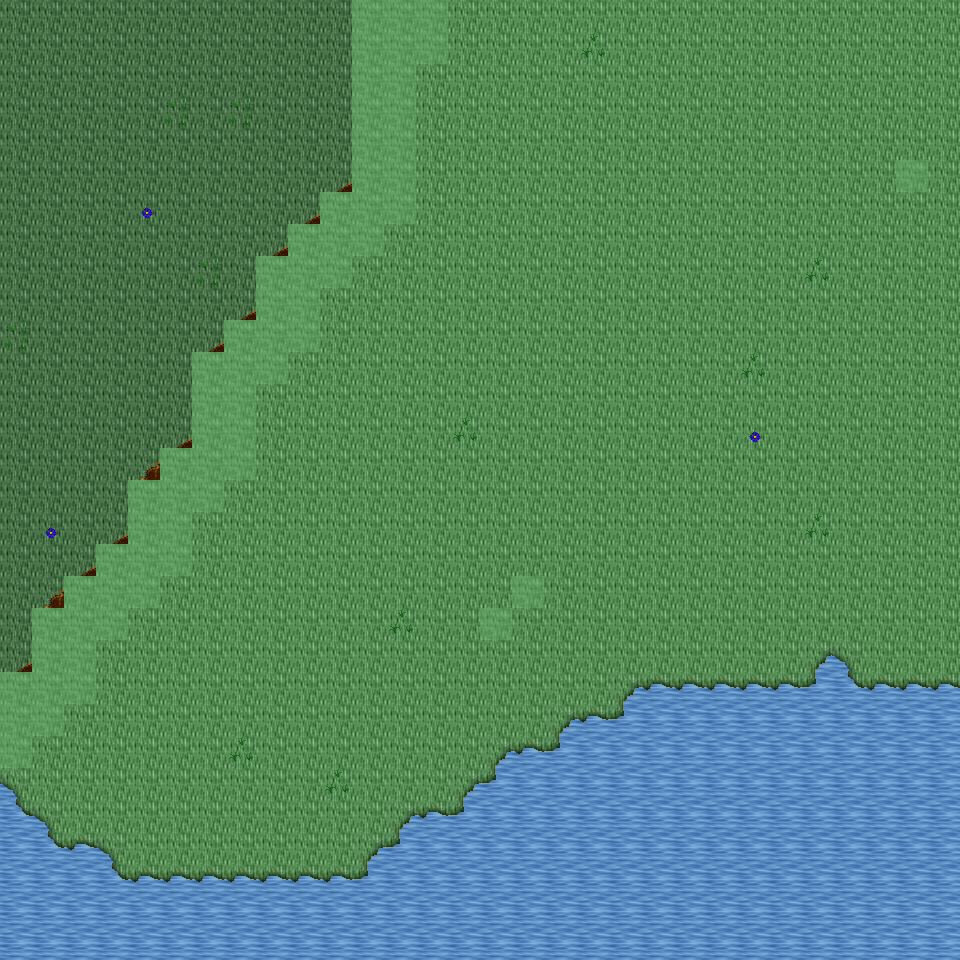

This is a level from a 2D game, rendered from its Tiled map with the project's own tilesets. A one-line summary and the map file follow, with tile-layer data summarised:
An orthogonal 30x30 tile map with 32x32 px tiles, 6 tile layers (Ground, Object, Object2, Above, ...), 33 tilesets and 4 objects (4x mapExit).

<map version="1.0" orientation="orthogonal" renderorder="right-down" width="30" height="30" tilewidth="32" tileheight="32" nextobjectid="5">
  <tileset firstgid="1" name="tileset_ground_ground" tilewidth="32" tileheight="32" tilecount="33" columns="3">
    <image source="../drawable/tileset_ground_ground.png" width="96" height="352" />
  </tileset>
  <tileset firstgid="34" name="tileset_ground_ice_ice" tilewidth="32" tileheight="32" tilecount="3" columns="3">
    <image source="../drawable/tileset_ground_ice_ice.png" width="96" height="32" />
  </tileset>
  <tileset firstgid="37" name="tileset_ground_water_pool" tilewidth="32" tileheight="32" tilecount="72" columns="3">
    <image source="../drawable/tileset_ground_water_pool.png" width="96" height="768" />
  </tileset>
  <tileset firstgid="109" name="tileset_ground_grass_edges" tilewidth="32" tileheight="32" tilecount="36" columns="12">
    <image source="../drawable/tileset_ground_grass_edges.png" width="384" height="96" />
  </tileset>
  <tileset firstgid="145" name="tileset_ground_ridge_ice_2" tilewidth="32" tileheight="32" tilecount="42" columns="7">
    <image source="../drawable/tileset_ground_ridge_ice_2.png" width="224" height="192" />
  </tileset>
  <tileset firstgid="187" name="tileset_ground_ridge_earth_dark" tilewidth="32" tileheight="32" tilecount="96" columns="12">
    <image source="../drawable/tileset_ground_ridge_earth_dark.png" width="384" height="256" />
  </tileset>
  <tileset firstgid="283" name="tileset_ground_rock_pebbles" tilewidth="32" tileheight="32" tilecount="3" columns="1">
    <image source="../drawable/tileset_ground_rock_pebbles.png" width="32" height="96" />
  </tileset>
  <tileset firstgid="286" name="tileset_plant_grasses" tilewidth="32" tileheight="32" tilecount="6" columns="3">
    <image source="../drawable/tileset_plant_grasses.png" width="96" height="64" />
  </tileset>
  <tileset firstgid="292" name="tileset_plant_bush_bushes" tilewidth="32" tileheight="32" tilecount="10" columns="5">
    <image source="../drawable/tileset_plant_bush_bushes.png" width="160" height="64" />
  </tileset>
  <tileset firstgid="302" name="tileset_ground_cobbled_paving" tilewidth="32" tileheight="32" tilecount="1" columns="1">
    <image source="../drawable/tileset_ground_cobbled_paving.png" width="32" height="32" />
  </tileset>
  <tileset firstgid="303" name="tileset_ground_grass_corners" tilewidth="32" tileheight="32" tilecount="24" columns="6">
    <image source="../drawable/tileset_ground_grass_corners.png" width="192" height="128" />
  </tileset>
  <tileset firstgid="327" name="tileset_plant_flower_daisy_white" tilewidth="32" tileheight="32" tilecount="8" columns="2">
    <image source="../drawable/tileset_plant_flower_daisy_white.png" width="64" height="128" />
  </tileset>
  <tileset firstgid="335" name="tileset_plant_flower_daisy_blue" tilewidth="32" tileheight="32" tilecount="8" columns="2">
    <image source="../drawable/tileset_plant_flower_daisy_blue.png" width="64" height="128" />
  </tileset>
  <tileset firstgid="343" name="tileset_item_armor_sword_rack" tilewidth="32" tileheight="32" tilecount="4" columns="2">
    <image source="../drawable/tileset_item_armor_sword_rack.png" width="64" height="64" />
  </tileset>
  <tileset firstgid="347" name="tileset_plant_stump_small_stump" tilewidth="32" tileheight="32" tilecount="4" columns="2">
    <image source="../drawable/tileset_plant_stump_small_stump.png" width="64" height="64" />
  </tileset>
  <tileset firstgid="351" name="tileset_item_postbox" tilewidth="32" tileheight="32" tilecount="4" columns="2">
    <image source="../drawable/tileset_item_postbox.png" width="64" height="64" />
  </tileset>
  <tileset firstgid="355" name="tileset_item_armor_weapons_rack" tilewidth="32" tileheight="32" tilecount="18" columns="9">
    <image source="../drawable/tileset_item_armor_weapons_rack.png" width="288" height="64" />
  </tileset>
  <tileset firstgid="373" name="tileset_item_pot_pot_golden_centred" tilewidth="32" tileheight="32" tilecount="3" columns="3">
    <image source="../drawable/tileset_item_pot_pot_golden_centred.png" width="96" height="32" />
  </tileset>
  <tileset firstgid="376" name="tileset_logic_creature_orc" tilewidth="32" tileheight="32" tilecount="6" columns="6">
    <image source="../drawable/tileset_logic_creature_orc.png" width="192" height="32" />
  </tileset>
  <tileset firstgid="382" name="tileset_logic_creature_animal" tilewidth="32" tileheight="32" tilecount="32" columns="8">
    <image source="../drawable/tileset_logic_creature_animal.png" width="256" height="128" />
  </tileset>
  <tileset firstgid="414" name="tileset_logic_creature_gnome" tilewidth="32" tileheight="32" tilecount="6" columns="6">
    <image source="../drawable/tileset_logic_creature_gnome.png" width="192" height="32" />
  </tileset>
  <tileset firstgid="420" name="tileset_logic_portal" tilewidth="32" tileheight="32" tilecount="24" columns="8">
    <image source="../drawable/tileset_logic_portal.png" width="256" height="96" />
  </tileset>
  <tileset firstgid="444" name="tileset_logic_collision" tilewidth="32" tileheight="32" tilecount="1" columns="1">
    <image source="../drawable/tileset_logic_collision.png" width="32" height="32" />
  </tileset>
  <tileset firstgid="445" name="tileset_logic_creature_frogman" tilewidth="32" tileheight="32" tilecount="3" columns="3">
    <image source="../drawable/tileset_logic_creature_frogman.png" width="96" height="32" />
  </tileset>
  <tileset firstgid="448" name="tileset_ground_water_swamp_water" tilewidth="32" tileheight="32" tilecount="33" columns="3">
    <image source="../drawable/tileset_ground_water_swamp_water.png" width="96" height="352" />
  </tileset>
  <tileset firstgid="481" name="tileset_plant_grasses_swamp" tilewidth="32" tileheight="32" tilecount="42" columns="6">
    <image source="../drawable/tileset_plant_grasses_swamp.png" width="192" height="224" />
  </tileset>
  <tileset firstgid="523" name="tileset_plant_stump_hollow_logs" tilewidth="32" tileheight="32" tilecount="6" columns="3">
    <image source="../drawable/tileset_plant_stump_hollow_logs.png" width="96" height="64" />
  </tileset>
  <tileset firstgid="529" name="tileset_plant_tree_tree_darkgreen" tilewidth="32" tileheight="32" tilecount="88" columns="8">
    <image source="../drawable/tileset_plant_tree_tree_darkgreen.png" width="256" height="352" />
  </tileset>
  <tileset firstgid="617" name="tileset_plant_tree_dead_tree_3" tilewidth="32" tileheight="32" tilecount="16" columns="4">
    <image source="../drawable/tileset_plant_tree_dead_tree_3.png" width="128" height="128" />
  </tileset>
  <tileset firstgid="633" name="tileset_building_chimney_smoke" tilewidth="32" tileheight="32" tilecount="40" columns="4">
    <image source="../drawable/tileset_building_chimney_smoke.png" width="128" height="320" />
  </tileset>
  <tileset firstgid="673" name="tileset_building_huts" tilewidth="32" tileheight="32" tilecount="338" columns="26">
    <image source="../drawable/tileset_building_huts.png" width="832" height="416" />
  </tileset>
  <tileset firstgid="1011" name="tileset_logic_creature_fowl" tilewidth="32" tileheight="32" tilecount="6" columns="6">
    <image source="../drawable/tileset_logic_creature_fowl.png" width="192" height="32" />
  </tileset>
  <tileset firstgid="1017" name="tileset_logic_creature_elemental" tilewidth="32" tileheight="32" tilecount="16" columns="8">
    <image source="../drawable/tileset_logic_creature_elemental.png" width="256" height="64" />
  </tileset>
  <layer name="Ground" width="30" height="30">
    <data>[900 cells, 900 non-empty, 3 distinct tile ids]</data>
  </layer>
  <layer name="Object" width="30" height="30">
    <data>[900 cells, 127 non-empty, 17 distinct tile ids]</data>
  </layer>
  <layer name="Object2" width="30" height="30">
    <data>[900 cells, 3 non-empty, 1 distinct tile ids]</data>
  </layer>
  <layer name="Above" width="30" height="30">
    <data>[900 cells, 0 non-empty, 0 distinct tile ids]</data>
  </layer>
  <layer name="Above2" width="30" height="30">
    <data>[900 cells, 0 non-empty, 0 distinct tile ids]</data>
  </layer>
  <layer name="Walkable" width="30" height="30">
    <data>[900 cells, 63 non-empty, 1 distinct tile ids]</data>
  </layer>
  <objectgroup name="MapEvents">
    <object id="1" name="south" type="mapExit" x="0" y="928" width="960" height="32">
      <properties>
        <property name="map" value="level_0_x189_y43" />
        <property name="x" value="0" />
        <property name="y" value="1" />
      </properties>
    </object>
    <object id="2" name="west" type="mapExit" x="0" y="0" width="32" height="672">
      <properties>
        <property name="map" value="level_0_x188_y42" />
        <property name="x" value="28" />
        <property name="y" value="0" />
      </properties>
    </object>
    <object id="3" name="west2" type="mapExit" x="0" y="768" width="32" height="192">
      <properties>
        <property name="map" value="level_0_x188_y42" />
        <property name="x" value="28" />
        <property name="y" value="24" />
      </properties>
    </object>
    <object id="4" name="east" type="mapExit" x="928" y="0" width="32" height="960">
      <properties>
        <property name="map" value="level_0_x190_y42" />
        <property name="x" value="1" />
        <property name="y" value="0" />
      </properties>
    </object>
  </objectgroup>
</map>
